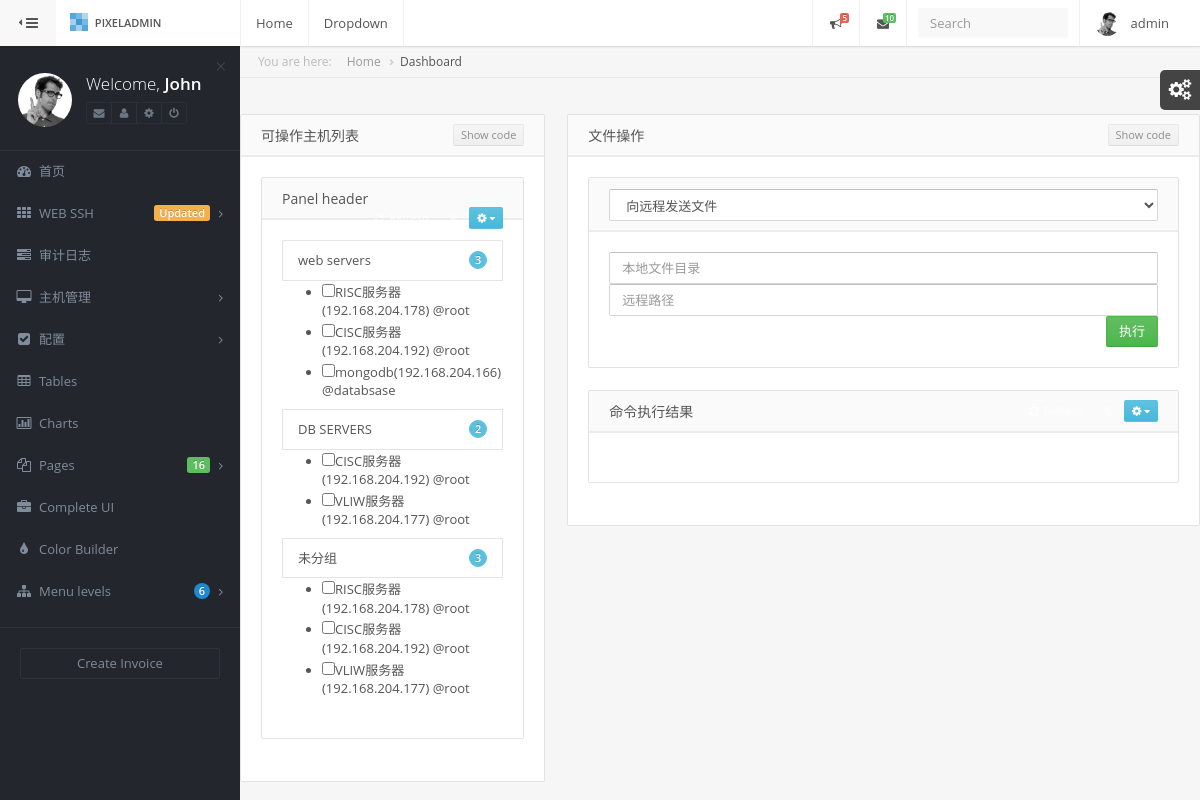
The app's page /host_mgr/file_transfer (signed in) with its own data.
### web/models.py (models this page shows, shortened)
class UserProfile(AbstractBaseUser, PermissionsMixin):
    email = models.EmailField(
        verbose_name='email address',
        max_length=255,
        unique=True,
    )
    name = models.CharField(max_length=64, verbose_name="姓名")
    is_active = models.BooleanField(default=True)
    is_staff = models.BooleanField(default=True)
    objects = UserProfileManager()
    host_to_remote_users = models.ManyToManyField("HostToRemoteUser", blank=True, null=True)
    host_groups = models.ManyToManyField("HostGroup", blank=True, null=True)
    USERNAME_FIELD = 'email'
    REQUIRED_FIELDS = ['name']

class HostGroup(models.Model):
    name = models.CharField(max_length=64, unique=True)
    host_to_remote_users = models.ManyToManyField("HostToRemoteUser")

class HostToRemoteUser(models.Model):
    host = models.ForeignKey("Host", on_delete=models.CASCADE)
    remote_user = models.ForeignKey("RemoteUser", on_delete=models.CASCADE)
    class Meta:
        unique_together = ("host", "remote_user")

class Host(models.Model):
    name = models.CharField(max_length=64, unique=True)
    ip_addr = models.GenericIPAddressField(unique=True)
    port = models.SmallIntegerField(default=22)
    idc = models.ForeignKey("IDC", on_delete=models.CASCADE)

class RemoteUser(models.Model):
    auth_type_choices = ((0, 'ssh-password'), (1, 'ssh-key'))
    auth_type = models.SmallIntegerField(choices=auth_type_choices, default=0)
    username = models.CharField(max_length=32)
    password = models.CharField(max_length=64, blank=True, null=True)
    class Meta:
        unique_together = ('auth_type', 'username', 'password')

### web/views.py (the view)
# urls.py: path('host_mgr/file_transfer', views.file_transfer, name='file_transfer'),
@login_required
def file_transfer(request):
    return render(request, 'file_transfer.html')

### templates/file_transfer.html (shortened to what this page needs)
{% extends 'index.html' %}
{% block page-content %}
    <div class="row">
        <div class="col-sm-4">
            <div class="panel">
                <div class="panel-heading">
                    <span class="panel-title">可操作主机列表</span>
                    <div class="panel-heading-controls">
                        <button class="btn btn-xs disabled cg-code">Show code</button>
                    </div>
                </div>
                <div class="panel-body remove-spaces remove-br">
                    <div class="panel panel-dark panel-colorGeneratorDemo">
                        <div class="panel-heading">
                            <span class="panel-title">Panel header</span>
                            <div class="panel-heading-controls">
                                <button class="btn btn-xs btn-success btn-outline dark"><span
                                        class="fa fa-refresh"></span>&nbsp;&nbsp;Refresh
                                </button>
                                <button class="btn btn-xs btn-danger btn-outline dark"><span
                                        class="fa fa-paperclip"></span>
                                </button>
                                <div class="btn-group btn-group-xs">
                                    <button class="btn btn-info dropdown-toggle" type="button"
                                            data-toggle="dropdown"><span
                                            class="fa fa-cog"></span>&nbsp;<span class="fa fa-caret-down"></span>
                                    </button>
                                </div>
                            </div>
                        </div>
                        <div class="panel-body">
                            <div class="list-group">
                                {% for host_group in request.user.host_groups.all %}
                                <a href="#" class="list-group-item" onclick="temToggle(this)">
                                    <span class="badge badge-info">{{ host_group.host_to_remote_users.count }}</span>
                                   {{ host_group.name }}
                                </a>
                                    <ul>
                                    {% for host_to_user_obj in host_group.host_to_remote_users.all %}
                                        <li><input type="checkbox" value="{{ host_to_user_obj.id }}" tag="host-select">{{ host_to_user_obj.host.name }}({{ host_to_user_obj.host.ip_addr }}) @{{ host_to_user_obj.remote_user.username }}</li>
                                        {% endfor %}
                                    </ul>
                                {% endfor %}
                                    <a href="#" class="list-group-item" onclick="temToggle(this)">
                                    <span class="badge badge-info">{{ request.user.host_to_remote_users.count }}</span>
                                   未分组
                                </a>
                            <ul>
                                    {% for host_to_user_obj in request.user.host_to_remote_users.all %}
                                        <li><input type="checkbox" value="{{ host_to_user_obj.id }}" tag="host-select">{{ host_to_user_obj.host.name }}({{ host_to_user_obj.host.ip_addr }}) @{{ host_to_user_obj.remote_user.username }}</li>
                                        {% endfor %}
                                    </ul>
                            </div>
                        </div>
                    </div>
                </div>
            </div>
        </div>
          <div class="col-sm-8">
            <div class="panel">
                <div class="panel-heading">
                    <span class="panel-title">文件操作</span>
                    <div class="panel-heading-controls">
                        <button class="btn btn-xs disabled cg-code">Show code</button>
                    </div>
                </div>
                <div class="panel-body remove-spaces remove-br">
                    <div class="panel panel-dark panel-colorGeneratorDemo">
                        <div class="panel-heading">
                            <select onchange="CheckFileTransferType(this)" class="form-control" id="file_transfer">
                                        <option value="send"><a href="#">向远程发送文件</a></option>
                                    </select>
                        </div>
                        <div class="panel-body">
                             <input type="text" id="local_file_path" class="form-control" placeholder="本地文件目录">
                            <input type="text" id="remote_file_path" class="form-control" placeholder="远程路径">
                            <input type="button" id="task_submit_btn" onclick="PostTask(this, 'file_transfer')" class="btn btn-success pull-right" value="执行">
                        </div>
                    </div>
{% include 'task_result_component.html' %}
                </div>
            </div>
        </div>
    </div>
{% endblock page-content %}

### templates/index.html (shortened to what this page needs)
{% extends 'base.html' %}
{% block body %}
<body class="theme-default main-menu-animated">
<div id="main-wrapper">
	<div id="main-navbar" class="navbar navbar-inverse" role="navigation">
		<button type="button" id="main-menu-toggle"><i class="navbar-icon fa fa-bars icon"></i><span class="hide-menu-text">HIDE MENU</span></button>
		<div class="navbar-inner">
			<div class="navbar-header">
				<a href="index.html" class="navbar-brand">
					<div><img alt="Pixel Admin" src="/static/assets/images/pixel-admin/main-navbar-logo.png"></div>
					PixelAdmin
				</a>
			</div>
			<div id="main-navbar-collapse" class="collapse navbar-collapse main-navbar-collapse">
				<div>
					<ul class="nav navbar-nav">
						<li>
							<a href="#">Home</a>
						</li>
						<li class="dropdown">
							<a href="#" class="dropdown-toggle" data-toggle="dropdown">Dropdown</a>
						</li>
					</ul>
					<div class="right clearfix">
						<ul class="nav navbar-nav pull-right right-navbar-nav">
							<li class="nav-icon-btn nav-icon-btn-danger dropdown">
								<a href="#notifications" class="dropdown-toggle" data-toggle="dropdown">
									<span class="label">5</span>
									<i class="nav-icon fa fa-bullhorn"></i>
								</a>
							</li>
							<li class="nav-icon-btn nav-icon-btn-success dropdown">
								<a href="#messages" class="dropdown-toggle" data-toggle="dropdown">
									<span class="label">10</span>
									<i class="nav-icon fa fa-envelope"></i>
								</a>
							</li>
							<li>
								<form class="navbar-form pull-left">
									<input type="text" class="form-control" placeholder="Search">
								</form>
							</li>
							<li class="dropdown">
								<a href="#" class="dropdown-toggle user-menu" data-toggle="dropdown">
									<img src="/static/assets/demo/avatars/1.jpg" alt="">
									<span>{{ request.user.name }}</span>
								</a>
							</li>
						</ul>
					</div>
				</div>
			</div>
		</div>
	</div>
	<div id="main-menu" role="navigation">
		<div id="main-menu-inner">
			<div class="menu-content top" id="menu-content-demo">
				<div>
					<div class="text-bg"><span class="text-slim">Welcome,</span> <span class="text-semibold">John</span></div>
					<img src="/static/assets/demo/avatars/1.jpg" alt="" class="">
					<div class="btn-group">
						<a href="#" class="btn btn-xs btn-primary btn-outline dark"><i class="fa fa-envelope"></i></a>
						<a href="#" class="btn btn-xs btn-primary btn-outline dark"><i class="fa fa-user"></i></a>
						<a href="#" class="btn btn-xs btn-primary btn-outline dark"><i class="fa fa-cog"></i></a>
						<a href="#" class="btn btn-xs btn-danger btn-outline dark"><i class="fa fa-power-off"></i></a>
					</div>
					<a href="#" class="close">&times;</a>
				</div>
			</div>
			<ul class="navigation">
				<li>
					<a href="index.html"><i class="menu-icon fa fa-dashboard"></i><span class="mm-text">首页</span></a>
				</li>
				<li class="mm-dropdown">
					<a href="{% url 'web_ssh' %}"><i class="menu-icon fa fa-th"></i><span class="mm-text">WEB SSH</span><span class="label label-warning">Updated</span></a>
				</li>
				<li>
					<a href="stat-panels.html"><i class="menu-icon fa fa-tasks"></i><span class="mm-text">审计日志</span></a>
				</li>
				<li class="mm-dropdown">
					<a href="#"><i class="menu-icon fa fa-desktop"></i><span class="mm-text">主机管理</span></a>
				</li>
				<li class="mm-dropdown">
					<a href="#"><i class="menu-icon fa fa-check-square"></i><span class="mm-text">配置</span></a>
				</li>
				<li>
					<a href="tables.html"><i class="menu-icon fa fa-table"></i><span class="mm-text">Tables</span></a>
				</li>
				<li>
					<a href="charts.html"><i class="menu-icon fa fa-bar-chart-o"></i><span class="mm-text">Charts</span></a>
				</li>
				<li class="mm-dropdown">
					<a href="#"><i class="menu-icon fa fa-files-o"></i><span class="mm-text">Pages</span><span class="label label-success">16</span></a>
				</li>
				<li>
					<a href="complete-ui.html"><i class="menu-icon fa fa-briefcase"></i><span class="mm-text">Complete UI</span></a>
				</li>
				<li>
					<a href="color-builder.html"><i class="menu-icon fa fa-tint"></i><span class="mm-text">Color Builder</span></a>
				</li>
				<li class="mm-dropdown">
					<a href="#"><i class="menu-icon fa fa-sitemap"></i><span class="mm-text">Menu levels</span><span class="badge badge-primary">6</span></a>
				</li>
			</ul>
			<div class="menu-content">
				<a href="pages-invoice.html" class="btn btn-primary btn-block btn-outline dark">Create Invoice</a>
			</div>
		</div>
	</div>
	<div id="content-wrapper">
		<ul class="breadcrumb breadcrumb-page">
			<div class="breadcrumb-label text-light-gray">You are here: </div>
			<li><a href="#">Home</a></li>
			<li class="active"><a href="#">Dashboard</a></li>
		</ul>
	</div>
    {% block page-content %}{% endblock page-content %}
	<div id="main-menu-bg"></div>
</div>
</body>
{% endblock body %}

### records on screen
UserProfile: user.name "admin", user.host_to_remote_users.count "3"
HostGroup: host_to_remote_users.count "3", name "web servers"
HostToRemoteUser: host.name "RISC服务器", host.ip_addr "192.168.204.178", remote_user.username "root"
HostToRemoteUser: host.name "CISC服务器", host.ip_addr "192.168.204.192", remote_user.username "root"
HostToRemoteUser: host.name "mongodb", host.ip_addr "192.168.204.166", remote_user.username "databsase"
HostGroup: host_to_remote_users.count "2", name "DB SERVERS"
HostToRemoteUser: host.name "VLIW服务器", host.ip_addr "192.168.204.177", remote_user.username "root"
